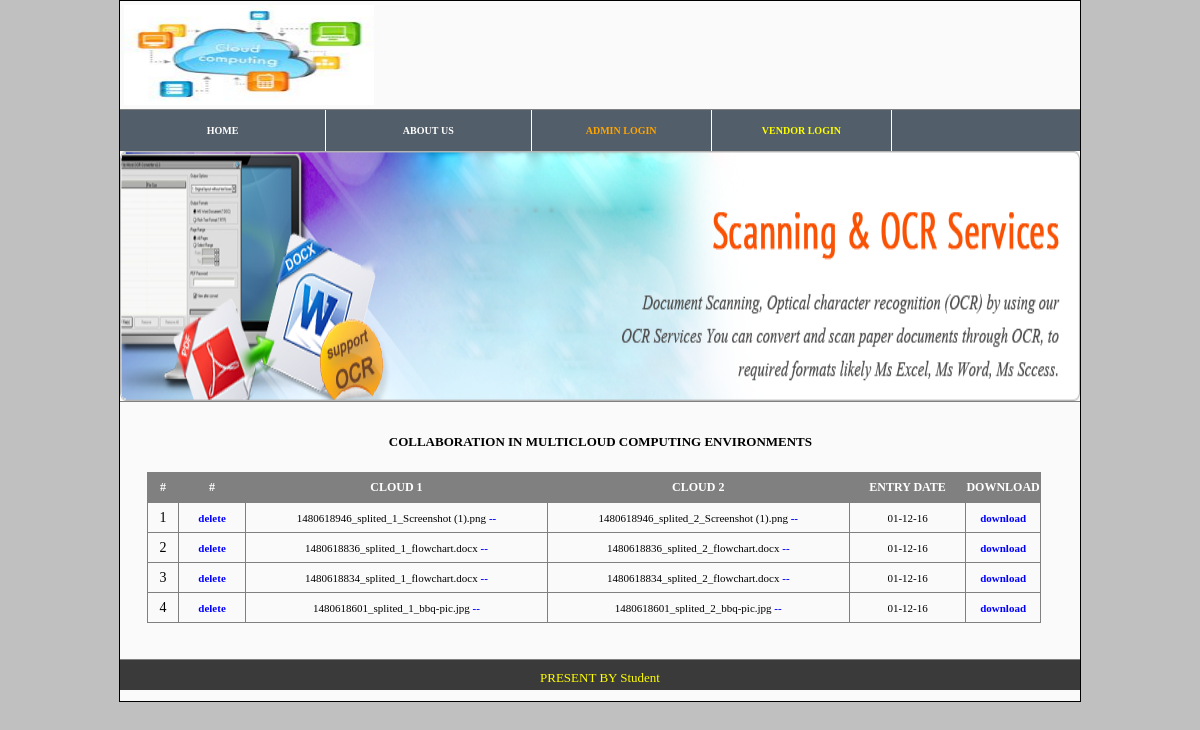
/cloud1/viewupload.php, run on the app's committed database.
### tables this page shows
CREATE TABLE IF NOT EXISTS `sharefile` (
  `txtId` int(11) NOT NULL AUTO_INCREMENT,
  `txtFileCloud1` text,
  `txtFileCloud2` text,
  `filename` varchar(500) DEFAULT NULL,
  `extention` varchar(500) DEFAULT NULL,
  `fileType` varchar(500) DEFAULT NULL,
  `fileSize` varchar(500) DEFAULT NULL,
  `entryDate` varchar(500) DEFAULT NULL,
  PRIMARY KEY (`txtId`)
);

### cloud1/MySql.php (called while the page is built, shortened)
<?php
class MysqlConnection {
    static function executeQuery($query) {
        return mysql_query($query);
    }
    static function toArrays($resource) {
        $arrayList = array();
        while ($rows = mysql_fetch_assoc($resource)) {
            array_push($arrayList, $rows);
        }
        return $arrayList;
    }
}
?>

### cloud1/viewupload.php (the view, shortened to what this page needs)
<?php
include './MySql.php';
$query = "SELECT * FROM `sharefile` ORDER BY `txtId` DESC ";
$resource = MysqlConnection::executeQuery($query);
$result = MysqlConnection::toArrays($resource);
?>
<html>
    <head>
        <link href="../css/style.css" rel="stylesheet">
    </head>
    <body>
        <div id="wrapper">
            <div id="search"><img src="../images/cloude4.jpg" width="250px;" height="100px;" style="margin: 4px 4px 4px 4px"></div>
            <div style="text-align: left;background-color:#525E6A;"><span><?php include './leftmenu.php'; ?></span></div>
            <div id="slider" style="height: 250px;"><?php include './slider.php'; ?></div>
            <div style="widows: 99%;font-size: 13px;line-height: 20px;">
                <div style="padding: 10px;width: 98%;">
                    <br/>
                    <center>
                        <p style="line-height: 20px;">
                        <h4>COLLABORATION IN MULTICLOUD COMPUTING ENVIRONMENTS</h4>
                        <br>
                        <div style="width: 95%;float: right;margin-right: 30px;">
                            <table border="1" style="border-collapse: collapse;width: 100%;font-family: verdana;font-size: 13px;">
                                <tr id="tr" style="text-align: center">
                                    <th id="th">#</th>
                                    <th id="th">#</th>
                                    <th id="th">CLOUD 1</th>
                                    <th id="th">CLOUD 2</th>
                                    <th id="th">ENTRY DATE</th>
                                    <th id="th">DOWNLOAD</th>
                                </tr>
                                <?php
                                $srno = 1;
                                foreach ($result as $value) {
                                    ?>
                                    <tr id="tr"  style="text-align: center">
                                        <td  style="width: 30px;"><?php echo $srno++ ?></td>
                                        <td  style="width: 66px;"><a style="color: blue;font-size: 11px;" onclick="return   deleteRecord('')"  href="viewupload.php?deleteid=<?php echo $value["txtId"] ?>">delete</a></td>
                                        <td style="font-size: 11px;">
                                            <?php
                                            $explode = explode("/", $value["txtFileCloud1"]);
                                            echo $explode[2];
                                            $subexplode = explode("_", $explode[2]);
                                            ?>
                                            <a href="<?php echo $value["txtFileCloud1"] ?>" style="color: blue;font-size: 11px;" target="_blank">--</a>
                                        </td>
                                        <td style="font-size: 11px;">
                                            <?php
                                            $explode = explode("/", $value["txtFileCloud2"]);
                                            echo $explode[2];
                                            ?>
                                            <a href="<?php echo $value["txtFileCloud2"] ?>"  style="color: blue;font-size: 11px;"  target="_blank">--</a>
                                        </td>
                                        <td style="font-size: 11px;"><?php echo $value["entryDate"] ?></td>
                                        <td  style="width: 66px;"><a target="_blank" style="color: blue;font-size: 11px;" href="../proxy/<?php echo $subexplode[0]."_".$subexplode[3] ?>">download</a></td>
                                    </tr>
                                    <?php
                                }
                                ?>
                            </table>
                        </div>
                    </center>
                </div>
            </div>
            <br/><br/>
            <div id="footer">
                <center>
                    <p style="padding: 5px;color: white">
                        <?php include './footer.php'; ?>
                    </p>
                </center>
            </div>
        </div>
    </body>
</html>

### cloud1/leftmenu.php (shortened to what this page needs)
<table class="table" >
    <tr >
        <td height="41" style="width: 16.28%" align="center" ><a href="index.php">HOME</a></td>
        <td  style="width: 16.28%"  align="center" ><a href="aboutus.php">ABOUT&nbsp;US</a></td>
        <?php
        if (empty($_SESSION["admin"]) && empty($_SESSION["vendor"])) {
            ?>
            <td  style="width: 14.28%"  align="center" ><a href="ownerlogin.php" style="color: orange">ADMIN&nbsp;LOGIN</a></td>
            <td  style="width: 14.28%"  align="center" ><a href="vendorlogin.php"  style="color: yellow"> VENDOR&nbsp;LOGIN</a></td>
            <?php
        }
        ?>
    </tr>
</table>

### cloud1/slider.php
<img src="../images/ocr_banner.png" width="100%" height="100%" id="wows1_0"/>

### cloud1/footer.php
<p style="font-size: 13px;color: yellow">
    PRESENT BY  Student
</p>

### css/style.css (style rules this page uses)
* { padding: 0px; margin: 0px; }
body { font-size: 100%; font-family: verdana; background: rgb(192,192,192); }
#wrapper { margin: 0 auto; width: 960px; min-height: 700px; border: solid 1px black; background: rgb(250,250,250); }
#footer { width: 100%; height: 30px; border-top: solid 1px gray; background: #3A3A3A; clear: both; }
#search { width: 100%; border-bottom: solid 1px gray; }
#slider { width: 100%; height: 150px; border-bottom: solid 1px gray; }
a { color: white; text-decoration: none; font-weight: bold; font-size: 16px; }
#th { background-color: gray; color: white; text-align: center; font-size: 12px; font-weight: bold; height: 15px; }
#tr { height: 30px; font-size: 14px; }

### cloud1/leftmenu.php (style rules this page uses)
.table { border-collapse: collapse;border-color: white; }
.table td { padding: 15px; border-right: solid 1px white; }
.table td a { font-size: 10px; }

### data on the page
sharefile: txtFileCloud1 "1480618946_splited_1_Screenshot (1).png", txtFileCloud2 "1480618946_splited_2_Screenshot (1).png", entryDate "01-12-16"
sharefile: txtFileCloud1 "1480618836_splited_1_flowchart.docx", txtFileCloud2 "1480618836_splited_2_flowchart.docx", entryDate "01-12-16"
sharefile: txtFileCloud1 "1480618834_splited_1_flowchart.docx", txtFileCloud2 "1480618834_splited_2_flowchart.docx", entryDate "01-12-16"
sharefile: txtFileCloud1 "1480618601_splited_1_bbq-pic.jpg", txtFileCloud2 "1480618601_splited_2_bbq-pic.jpg", entryDate "01-12-16"
